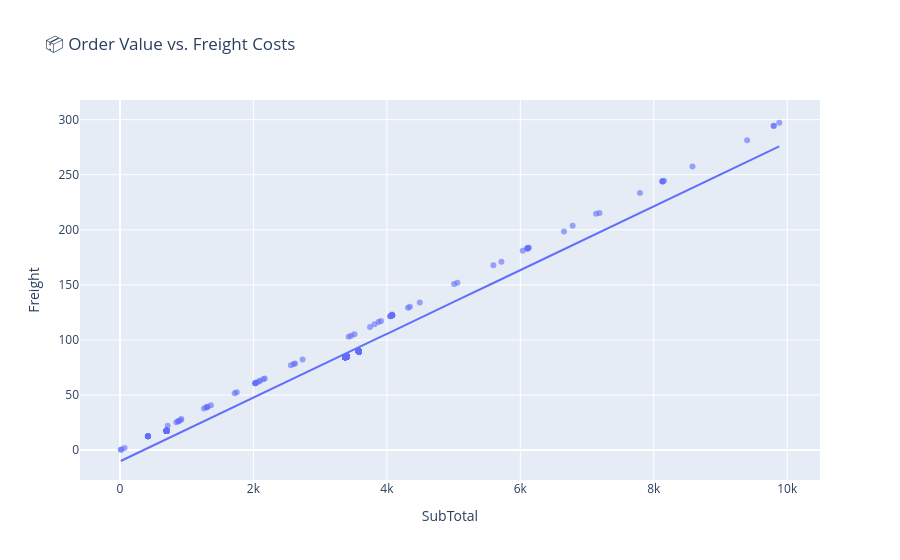

The cell this chart's notebook holds for it:
### Markdown cell above
## 1.5 Scatter Plot

Perfect for analyzing relationships between two variables.

### Code cell
# Orders with value and freight
df_orders = conn.execute("""
    SELECT 
        SubTotal,
        Freight,
        TotalDue
    FROM sales_orders
    WHERE SubTotal < 10000  -- Exclude outliers
    LIMIT 500
""").df()

# Scatter plot
fig = px.scatter(
    df_orders, 
    x='SubTotal', 
    y='Freight',
    title='📦 Order Value vs. Freight Costs',
    opacity=0.6,
    trendline='ols'  # Add trendline
)
fig.show()

### Figure 1 — Plotly figure (JSON) as saved in the notebook; plotly's stock layout.template omitted (floating-point values rounded to 4 significant figures; data arrays with more than 128 entries replaced by an {"elided": "..."} marker saying what was removed)
{"data": [{"hovertemplate": "SubTotal=%{x}<br>Freight=%{y}<extra></extra>", "legendgroup": "", "marker": {"color": "#636efa", "opacity": 0.6, "symbol": "circle"}, "mode": "markers", "name": "", "orientation": "v", "showlegend": false, "type": "scatter", "x": {"elided": "500 float values"}, "xaxis": "x", "y": {"elided": "500 float values"}, "yaxis": "y"}, {"hovertemplate": "<b>OLS trendline</b><br>Freight = 0.0289315 * SubTotal + -10.2078<br>R<sup>2</sup>=0.969098<br><br>SubTotal=%{x}<br>Freight=%{y} <b>(trend)</b><extra></extra>", "legendgroup": "", "marker": {"color": "#636efa", "symbol": "circle"}, "mode": "lines", "name": "", "showlegend": false, "type": "scatter", "x": {"elided": "500 float values"}, "xaxis": "x", "y": {"elided": "500 float values"}, "yaxis": "y"}], "layout": {"legend": {"tracegroupgap": 0}, "title": {"text": "📦 Order Value vs. Freight Costs"}, "xaxis": {"anchor": "y", "domain": [0, 1], "title": {"text": "SubTotal"}}, "yaxis": {"anchor": "x", "domain": [0, 1], "title": {"text": "Freight"}}}}
